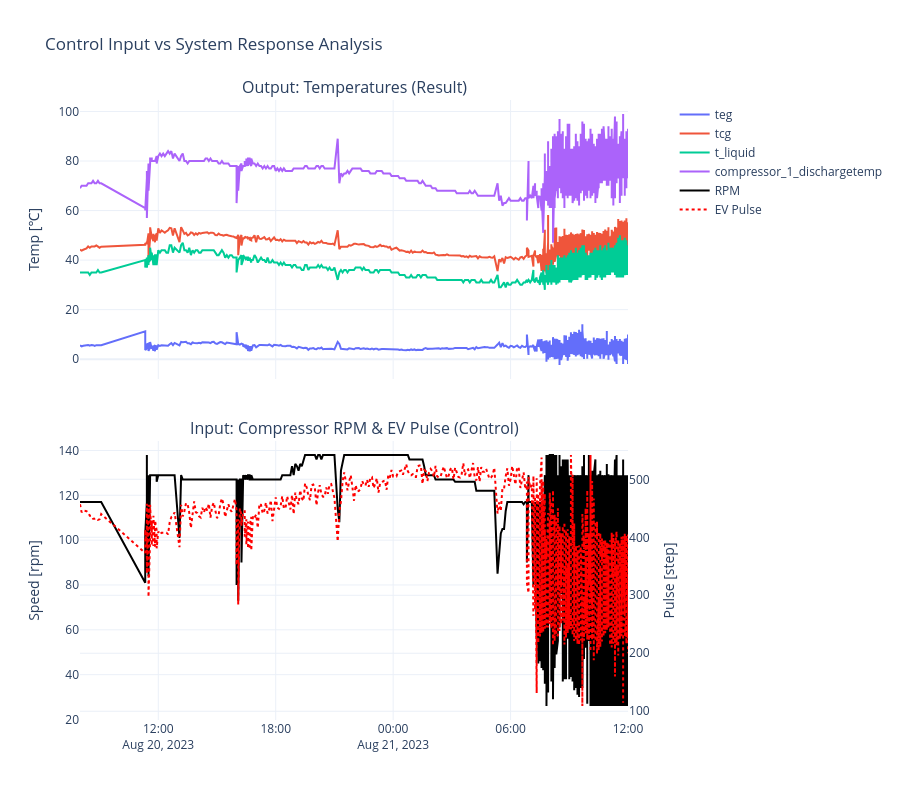

Notebook code for this chart:
### Code cell
import pandas as pd
import matplotlib.pyplot as plt
import plotly.graph_objects as go
from plotly.subplots import make_subplots

path_to_file = '../data/vrv-transfer-learning/transfer_learning_RQYP224FC_20260225.parquet'
df = pd.read_parquet(path_to_file)

# 1. timestampをdatetime型に変換
df['timestamp'] = pd.to_datetime(df['timestamp'])

# 2. timestampをインデックスに設定（時系列操作がしやすくなります）
df = df.set_index('timestamp').sort_index()

import plotly.graph_objects as go
from plotly.subplots import make_subplots

# 1. データの抽出
df_slice = df.loc['2023-08-20 08:00':'2023-08-21 12:00']

# 2. 上下2段のサブプロットを作成（下段だけ2軸設定）
fig = make_subplots(
    rows=2, cols=1, 
    shared_xaxes=True, 
    vertical_spacing=0.1,
    subplot_titles=("Output: Temperatures (Result)", "Input: Compressor RPM & EV Pulse (Control)"),
    specs=[[{"secondary_y": False}], [{"secondary_y": True}]]
)

# --- 上段: 温度（結果） ---
temp_cols = ['teg','tcg', 't_liquid', 'compressor_1_dischargetemp']
for col in temp_cols:
    fig.add_trace(go.Scatter(x=df_slice.index, y=df_slice[col], name=col), row=1, col=1)

# --- 下段: 制御入力 ---
# 圧縮機回転数 (左軸)
fig.add_trace(
    go.Scatter(x=df_slice.index, y=df_slice['rpm'], name='RPM', line=dict(color='black')),
    row=2, col=1, secondary_y=False
)
# 室内機EVパルス (右軸)
fig.add_trace(
    go.Scatter(x=df_slice.index, y=df_slice['indoor_ev_pulse'], name='EV Pulse', line=dict(color='red', dash='dot')),
    row=2, col=1, secondary_y=True
)

# 3. レイアウト設定
fig.update_layout(
    height=800,
    width=None,
    title_text="Control Input vs System Response Analysis",
    hovermode='x unified',
    template='plotly_white',
    showlegend=True
)

# 軸ラベルの設定
fig.update_yaxes(title_text="Temp [℃]", row=1, col=1)
fig.update_yaxes(title_text="Speed [rpm]", row=2, col=1, secondary_y=False)
fig.update_yaxes(title_text="Pulse [step]", row=2, col=1, secondary_y=True)

fig.show()

fig.write_html(
    "../data/vrv-transfer-learning/figures/vrv_analysis_RQYP224FC.html",
    include_plotlyjs='cdn', # ライブラリをネット経由で読み込む（ファイルが軽くなる）
    full_html=True          # 単体のHTMLファイルとして完結させる
)

### Figure 1 — Plotly figure (JSON) as saved in the notebook; plotly's stock layout.template omitted (floating-point values rounded to 4 significant figures; data arrays with more than 128 entries replaced by an {"elided": "..."} marker saying what was removed)
{"data": [{"name": "teg", "type": "scatter", "x": {"elided": "802 str values"}, "xaxis": "x", "y": {"elided": "802 float values"}, "yaxis": "y"}, {"name": "tcg", "type": "scatter", "x": {"elided": "802 str values"}, "xaxis": "x", "y": {"elided": "802 float values"}, "yaxis": "y"}, {"name": "t_liquid", "type": "scatter", "x": {"elided": "802 str values"}, "xaxis": "x", "y": {"elided": "802 float values"}, "yaxis": "y"}, {"name": "compressor_1_dischargetemp", "type": "scatter", "x": {"elided": "802 str values"}, "xaxis": "x", "y": {"elided": "802 float values"}, "yaxis": "y"}, {"line": {"color": "black"}, "name": "RPM", "type": "scatter", "x": {"elided": "802 str values"}, "xaxis": "x2", "y": {"elided": "802 float values"}, "yaxis": "y2"}, {"line": {"color": "red", "dash": "dot"}, "name": "EV Pulse", "type": "scatter", "x": {"elided": "802 str values"}, "xaxis": "x2", "y": {"elided": "802 float values"}, "yaxis": "y3"}], "layout": {"annotations": [{"font": {"size": 16}, "showarrow": false, "text": "Output: Temperatures (Result)", "x": 0.47, "xanchor": "center", "xref": "paper", "y": 1, "yanchor": "bottom", "yref": "paper"}, {"font": {"size": 16}, "showarrow": false, "text": "Input: Compressor RPM & EV Pulse (Control)", "x": 0.47, "xanchor": "center", "xref": "paper", "y": 0.45, "yanchor": "bottom", "yref": "paper"}], "height": 800, "hovermode": "x unified", "showlegend": true, "title": {"text": "Control Input vs System Response Analysis"}, "xaxis": {"anchor": "y", "domain": [0, 0.94], "matches": "x2", "showticklabels": false}, "xaxis2": {"anchor": "y2", "domain": [0, 0.94]}, "yaxis": {"anchor": "x", "domain": [0.55, 1], "title": {"text": "Temp [℃]"}}, "yaxis2": {"anchor": "x2", "domain": [0, 0.45], "title": {"text": "Speed [rpm]"}}, "yaxis3": {"anchor": "x2", "overlaying": "y2", "side": "right", "title": {"text": "Pulse [step]"}}}}
